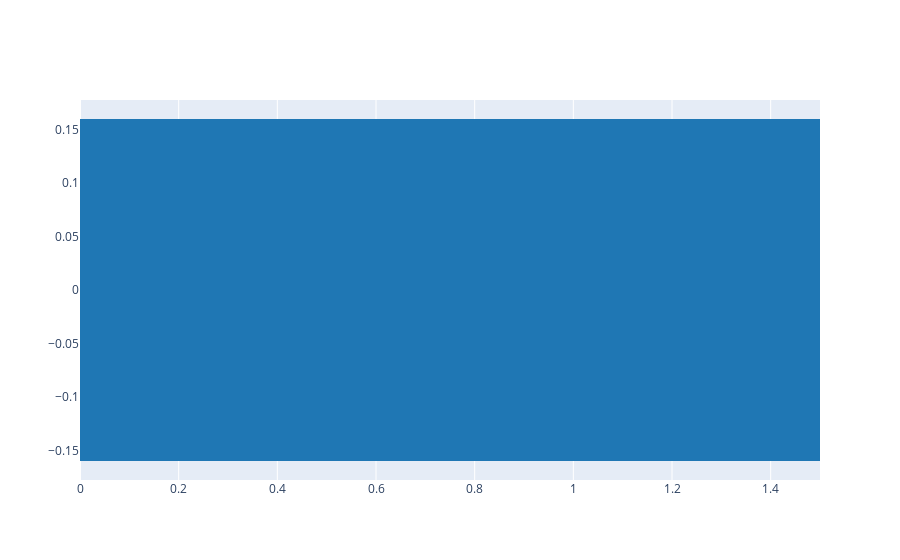

This figure's notebook cell:
### Markdown cell above
2.1. Define a complex exponential with the same parameters that those from Lab 1 (Ex 3.1) and plot the real part.

### Code cell
# Write the code here

A = 0.16
f0 = 440
T = 1/f0
phi = 0
fs = 44100
t = np.arange(0.5, 2, 1/fs)
x1 = A*np.cos(2*np.pi*f0*t + phi)

plot_signals([np.real(x1)], fs, name=['real part'])

### Figure 1 — Plotly figure (JSON) as saved in the notebook; plotly's stock layout.template omitted (floating-point values rounded to 4 significant figures; data arrays with more than 128 entries replaced by an {"elided": "..."} marker saying what was removed)
{"data": [{"line": {"color": "#1f77b4", "shape": "linear"}, "mode": "lines", "name": "real part", "type": "scatter", "x": {"elided": "66150 float values"}, "y": {"elided": "66150 float values"}}], "layout": {}}
